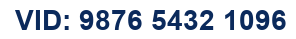
#> input picture src/backend/crops/aadhaar_no.png, 296 x 39 px
$ python -i preprocessor.py   (imports and definitions only)   (older library calls are emulated)
#> lines starting #> are read from the running program, lines starting #| are printed output that depends on the picture; after the words box and inside, x2 and y2 are one past the last pixel; in counts of white or black regions, pixels touching at a corner belong together
#> further down, picture is the input picture: shape (39, 296, 3); mean B, G, R 222.2, 212.2, 206
"""
DocVerify Pipeline - Preprocessor
Ingests JPG, PNG, PDF files, validates format and integrity, assesses document quality,
computes Laplacian sharpness, and corrects skew/rotation.
"""

import os
import io
import hashlib
from typing import Tuple, Dict, Any
import numpy as np
import cv2
from PIL import Image
from pypdf import PdfReader


def compute_sha256(file_bytes: bytes) -> str:
    """Computes SHA-256 cryptographic digest of raw file bytes."""
    return hashlib.sha256(file_bytes).hexdigest()


# [137 lines left out: functions load_document_image, assess_quality, deskew_image, not called in this run]


def detect_and_crop_card(img_bgr: np.ndarray) -> Tuple[np.ndarray, bool]:
    """
    Detects if the image is a mobile phone photo or screenshot containing an ID card
    surrounded by extraneous borders, chat UI, or background, and crops to the card.
    """
    h, w = img_bgr.shape[:2]
#> h = 39; w = 296
    aspect = w / float(max(1, h))
#> aspect = 7.59

    # If image is a tall mobile screenshot or portrait photo (aspect < 0.95 or aspect > 2.2):
    if aspect < 0.95 or aspect > 2.2:
        gray = cv2.cvtColor(img_bgr, cv2.COLOR_BGR2GRAY)
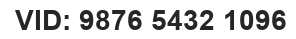
#> gray: shape (39, 296); min 38, max 255, mean 211.4
        blur = cv2.GaussianBlur(gray, (5, 5), 0)
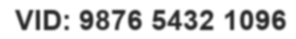
#> blur: shape (39, 296); min 38, max 255, mean 211.4
        thresh = cv2.threshold(blur, 100, 255, cv2.THRESH_BINARY)[1]
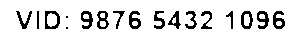
#> thresh: shape (39, 296); 86.8% white; 17 black regions (2 under 20 px), largest, box (x1, y1, x2, y2) and area: (45, 11, 60, 29) 135, (129, 11, 141, 29) 127, (273, 11, 285, 29) 127
        cnts, _ = cv2.findContours(thresh, cv2.RETR_EXTERNAL, cv2.CHAIN_APPROX_SIMPLE)
#> cnts = [[[0, 0], [0, 38], [295, 38], [295, 0]]]

        best_box = None
        max_area = 0
        total_area = w * h
#> total_area = 11544

        for c in cnts:
            area = cv2.contourArea(c)
            # Card should occupy between 10% and 88% of full image
            if 0.10 * total_area <= area <= 0.88 * total_area:
                bx, by, bw, bh = cv2.boundingRect(c)
                card_aspect = bw / float(max(1, bh))
                if 1.0 <= card_aspect <= 2.0:
                    if area > max_area:
                        max_area = area
                        best_box = (bx, by, bw, bh)
#> this loop made 1 pass
#> (c, area) on pass 1: ([[0, 0], [0, 38], [295, 38], [295, 0]], 11210)
#> after the loop, max_area = 0

        if best_box:
            bx, by, bw, bh = best_box
            pad = int(bw * 0.03)
            y0 = max(0, by - pad)
            y1 = min(h, by + bh + pad)
            x0 = max(0, bx - pad)
            x1 = min(w, bx + bw + pad)
            crop = img_bgr[y0:y1, x0:x1]

            # Upscale if cropped card resolution is small for sharper OCR
            if crop.shape[1] < 1200:
                scale = min(2.5, 1400.0 / max(1, crop.shape[1]))
                crop = cv2.resize(crop, (0, 0), fx=scale, fy=scale, interpolation=cv2.INTER_CUBIC)
            return crop, True

    return img_bgr, False


# [54 lines left out: functions enhance_contrast, preprocess_document, not called in this run]

>>> import cv2
>>> picture = cv2.imread('../crops/aadhaar_no.png')
>>> result = detect_and_crop_card(picture)
